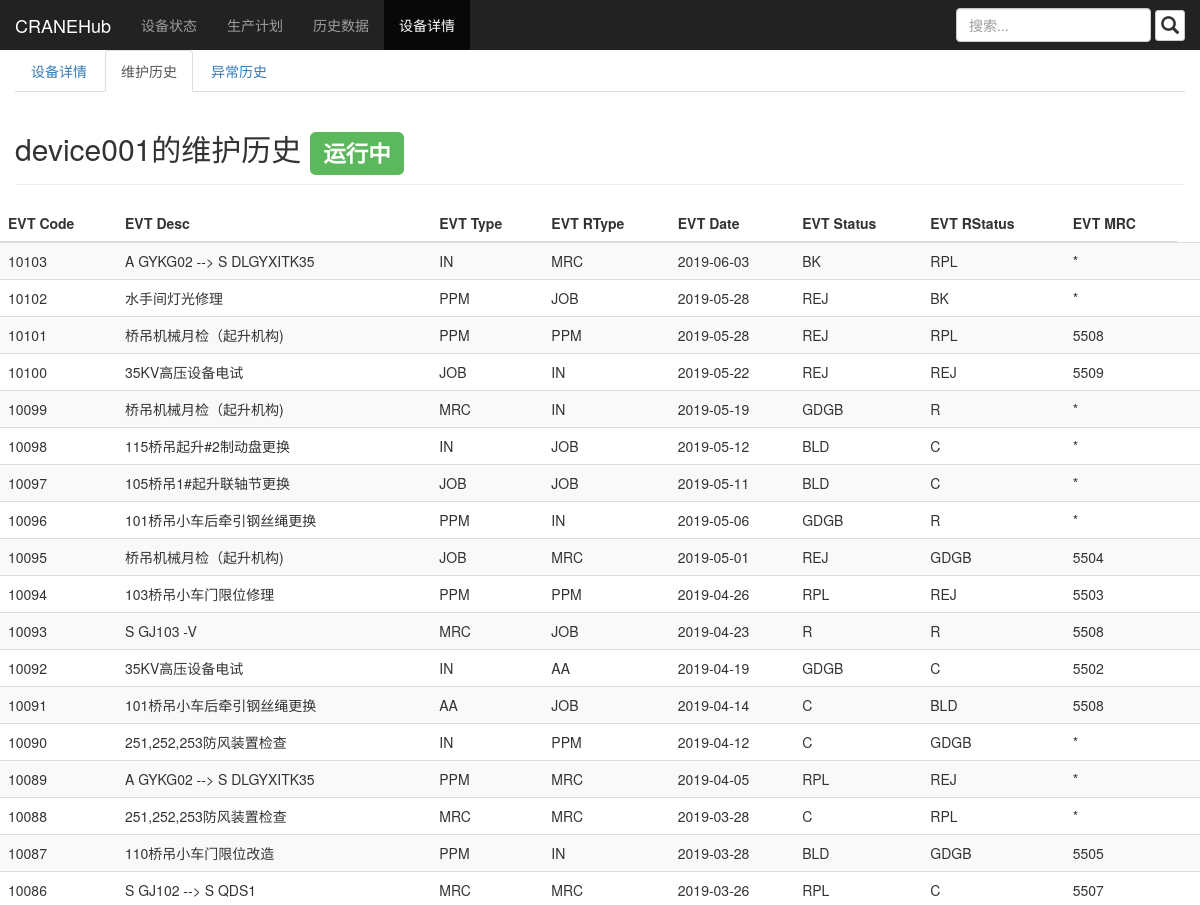
The app's page /devman/1/repair/ (upper part), older data.
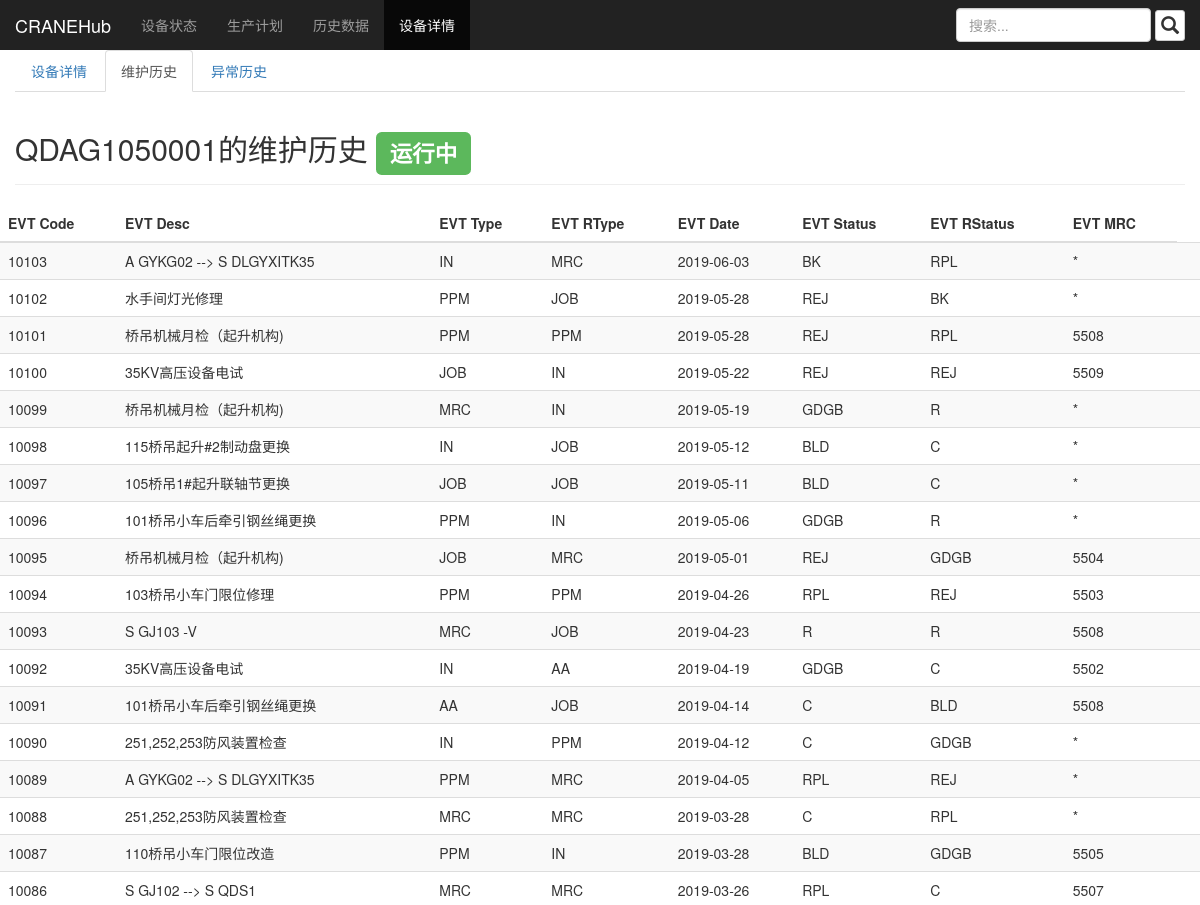
The same page, newer data.
### devman/models.py (models this page shows, shortened)
class Device(models.Model):
    device_name = models.CharField(max_length=50)
    device_id = models.CharField(max_length=50)
    device_type = models.CharField(max_length=50)
    device_status = models.CharField(max_length=50)
    device_date = models.DateTimeField('device created')
    device_hist_data = []

### devman/views.py (the view)
# urls.py: path('<int:device_id>/repair/', views.repair, name='repair'),
def repair(request, device_id):
    try:
        device = Device.objects.get(pk=device_id)
    except Device.DoesNotExist:
        raise Http404('Device does not exist')
    return render(request, 'devman/repair.html', {'device': device})

### devman/templates/devman/repair.html (shortened to what this page needs)
<!DOCTYPE html>
<html lang="zh-CN">
  <head>
    <link href="/static/css/bootstrap.min.css" rel="stylesheet">
    <link href="/static/dashboard.css" rel="stylesheet">
  </head>
  <body>
    <nav class="navbar navbar-inverse navbar-fixed-top">
      <div class="container-fluid">
        <div class="navbar-header">
          <a class="navbar-brand" href="{% url 'devman:overview' %}">CRANEHub</a>
        </div>
        <div id="navbar" class="navbar-collapse collapse">
          <ul class="nav navbar-nav">
            <li><a href="{% url 'devman:overview' %}">设备状态</a></li>
            <li><a href="{% url 'devman:plan' %}">生产计划</a></li>
            <li><a href="{% url 'devman:hist' %}">历史数据</a></li>
            <li class="active"><a href="{% url 'devman:detail' device.id %}">设备详情</a></li>
          </ul>
          <form class="navbar-form navbar-right">
            <input type="text" class="form-control" placeholder="搜索...">
            <button type="button" class="btn btn-default btn-xs" style="font-size: 18px">
              <span class=" glyphicon glyphicon-search"></span>
            </button>
          </form>
        </div>
      </div>
    </nav>
    <div class="container-fluid" style="margin: 0 auto; width: 1200px">
      <ul class="nav nav-tabs" role="tablist">
        <li role="presentation"><a href="{% url 'devman:detail' device.id %}">设备详情</a></li>
        <li role="presentation" class="active"><a href="">维护历史</a></li>
        <li role="presentation"><a href="{% url 'devman:error' device.id %}">异常历史</a></li>
      </ul>
      <div class="page-header">
        <h2>{{ device.device_name }}的维护历史
        </h2>
      </div>
      <div class="row">
          <table class="table table-striped">
            <thead>
              <tr>
                <th>EVT Code</th>
                <th>EVT Desc</th>
                <th>EVT Type</th>
                <th>EVT RType</th>
                <th>EVT Date</th>
                <th>EVT Status</th>
                <th>EVT RStatus</th>
                <th>EVT MRC</th>
              </tr>
            </thead>
            <tbody>
            </tbody>
          </table>
        </div>
    </div>
  </body>
</html>

Row changes from the older to the newer data that the page shows:
changed Device: device_name "device001" → "QDAG1050001"
